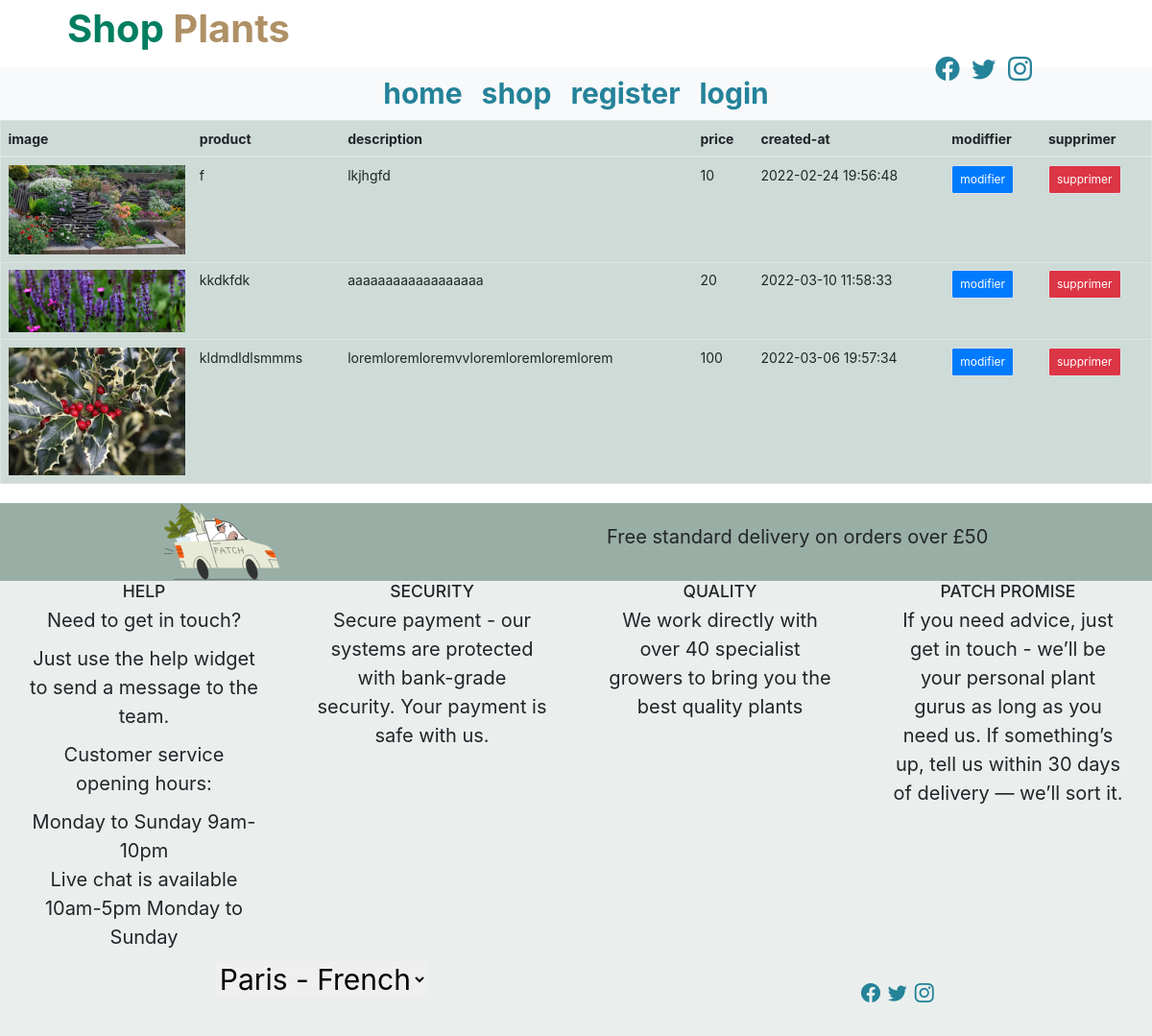
/admin/admin.php, run on the app's committed database.
### tables this page shows
CREATE TABLE `posts` (
  `id` int(20) NOT NULL,
  `category-id` int(20) NOT NULL,
  `authors-id` int(20) NOT NULL,
  `content` text NOT NULL,
  `title` varchar(50) NOT NULL,
  `image` text NOT NULL,
  `price` int(11) NOT NULL,
  `created-at` timestamp NOT NULL DEFAULT current_timestamp() ON UPDATE current_timestamp()
);

### admin/admin.php (called while the page is built, shortened)
<?php
$bdh=new PDO('mysql:host=localhost;dbname=shop_plants','root','');
$query=$bdh->prepare('SELECT `id`,`category-id`,`authors-id`,`content`,`title`,`price`,`image`,`created-at` FROM `posts` ');
$query->execute();
$posts=$query->fetchAll();
include "template.phtml";

### admin/admin.phtml (the view)
<main class="tablepost">
        <table class="table border col-12">
            <thead>
                <tr>
                    <th scope="col">image</th>
                    <th scope="col">product</th>
                    <th scope="col">description</th>
                    <th scope="col">price</th>
                    <th scope="col">created-at</th>
                    <th scope="col">modiffier</th>
                    <th scope="col">supprimer</th>
                </tr>
            </thead>
            <tbody>
                <?php foreach($posts as $post):?>
                    <tr>
                        <td class="col-2 offset-1"><img src="../img/<?= $post['image']?>" class="w-100" /></td>
                        <td><?=$post['title']?></td>
                        <td><?=$post['content']?></td>
                        <td><?=$post['price']?></td>
                        <td><?=$post['created-at']?></td>
                        <td><a href="updatpost.php?idmodiff=<?=$post['id']?>" class="btn border btn-primary" >modifier</a></td>
                        <td><a href="deletepost.php?idsupp=<?=$post['id']?>" class="btn  border btn-danger ">supprimer</a></td>
                    </tr>
                <?php endforeach;?>
            </tbody>
        </table>
    </main>

### css/style.css (style rules this page uses)
* { padding: 0; margin: 0; box-sizing: border-box; }
html { font-size: 10px; }
body { font-family: 'Rubik', sans-serif; font-size: 2rem; }
.tablepost table, .formcateg input, .authors table, .addcateg table { font-size: 1.4rem; }
.table tr td a { font-size: 1.2rem; padding: 0.5rem 0.8rem; }
.updatpost table,#mainpost table, .tablepost, .categorypost table, .updatcateg, .authors { background-color: #cedbd6; }

### data on the page
posts: image (picture), title "f", content "lkjhgfd", price "10", value "2022-02-24 19:56:48"
posts: image (picture), title "kkdkfdk", content "aaaaaaaaaaaaaaaaaa", price "20", value "2022-03-10 11:58:33"
posts: image (picture), title "kldmdldlsmmms", content "loremloremloremvvloremloremloremlorem", price "100", value "2022-03-06 19:57:34"
